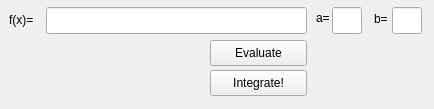
<?xml version="1.0" encoding="UTF-8"?>
<ui version="4.0">
 <class>NumericalIntegrator</class>
 <widget class="QMainWindow" name="NumericalIntegrator">
  <property name="geometry">
   <rect>
    <x>0</x>
    <y>0</y>
    <width>434</width>
    <height>109</height>
   </rect>
  </property>
  <property name="windowTitle">
   <string>NumericalIntegrator</string>
  </property>
  <widget class="QWidget" name="centralWidget">
   <widget class="QLineEdit" name="lineEdit">
    <property name="geometry">
     <rect>
      <x>46</x>
      <y>7</y>
      <width>261</width>
      <height>27</height>
     </rect>
    </property>
   </widget>
   <widget class="QPushButton" name="pushButton">
    <property name="geometry">
     <rect>
      <x>210</x>
      <y>40</y>
      <width>97</width>
      <height>26</height>
     </rect>
    </property>
    <property name="text">
     <string>Evaluate</string>
    </property>
   </widget>
   <widget class="QLabel" name="label">
    <property name="geometry">
     <rect>
      <x>9</x>
      <y>11</y>
      <width>31</width>
      <height>17</height>
     </rect>
    </property>
    <property name="text">
     <string>f(x)=</string>
    </property>
   </widget>
   <widget class="QLabel" name="label_2">
    <property name="geometry">
     <rect>
      <x>374</x>
      <y>10</y>
      <width>21</width>
      <height>17</height>
     </rect>
    </property>
    <property name="text">
     <string>b=</string>
    </property>
   </widget>
   <widget class="QLabel" name="label_3">
    <property name="geometry">
     <rect>
      <x>316</x>
      <y>10</y>
      <width>21</width>
      <height>17</height>
     </rect>
    </property>
    <property name="text">
     <string>&lt;html&gt;&lt;head/&gt;&lt;body&gt;&lt;p&gt;a=&lt;/p&gt;&lt;/body&gt;&lt;/html&gt;</string>
    </property>
   </widget>
   <widget class="QLineEdit" name="lineEdit_2">
    <property name="geometry">
     <rect>
      <x>332</x>
      <y>7</y>
      <width>30</width>
      <height>27</height>
     </rect>
    </property>
   </widget>
   <widget class="QLineEdit" name="lineEdit_3">
    <property name="geometry">
     <rect>
      <x>392</x>
      <y>7</y>
      <width>30</width>
      <height>27</height>
     </rect>
    </property>
   </widget>
   <widget class="QPushButton" name="pushButton_2">
    <property name="geometry">
     <rect>
      <x>210</x>
      <y>70</y>
      <width>97</width>
      <height>26</height>
     </rect>
    </property>
    <property name="text">
     <string>Integrate!</string>
    </property>
   </widget>
  </widget>
 </widget>
 <layoutdefault spacing="6" margin="11"/>
 <resources/>
 <connections/>
</ui>
